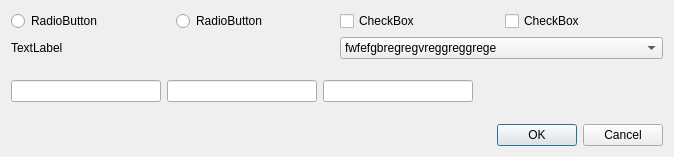
<?xml version="1.0" encoding="UTF-8"?>
<ui version="4.0">
 <class>Dialog</class>
 <widget class="QDialog" name="Dialog">
  <property name="geometry">
   <rect>
    <x>0</x>
    <y>0</y>
    <width>674</width>
    <height>157</height>
   </rect>
  </property>
  <property name="windowTitle">
   <string>Dialog</string>
  </property>
  <layout class="QVBoxLayout" name="verticalLayout">
   <item>
    <layout class="QHBoxLayout" name="horizontalLayout_3">
     <item>
      <widget class="QRadioButton" name="radioButton">
       <property name="text">
        <string>RadioButton</string>
       </property>
      </widget>
     </item>
     <item>
      <widget class="QRadioButton" name="radioButton_2">
       <property name="text">
        <string>RadioButton</string>
       </property>
      </widget>
     </item>
     <item>
      <widget class="QCheckBox" name="checkBox">
       <property name="text">
        <string>CheckBox</string>
       </property>
      </widget>
     </item>
     <item>
      <widget class="QCheckBox" name="checkBox_2">
       <property name="text">
        <string>CheckBox</string>
       </property>
      </widget>
     </item>
    </layout>
   </item>
   <item>
    <layout class="QHBoxLayout" name="horizontalLayout">
     <item>
      <widget class="QLabel" name="label">
       <property name="text">
        <string>TextLabel</string>
       </property>
      </widget>
     </item>
     <item>
      <widget class="QComboBox" name="comboBox">
       <item>
        <property name="text">
         <string>fwfefgbregregvreggreggrege</string>
        </property>
       </item>
      </widget>
     </item>
    </layout>
   </item>
   <item>
    <layout class="QHBoxLayout" name="horizontalLayout_2">
     <item>
      <widget class="QLineEdit" name="lineEdit">
       <property name="sizePolicy">
        <sizepolicy hsizetype="Fixed" vsizetype="Fixed">
         <horstretch>0</horstretch>
         <verstretch>0</verstretch>
        </sizepolicy>
       </property>
       <property name="maximumSize">
        <size>
         <width>150</width>
         <height>16777215</height>
        </size>
       </property>
      </widget>
     </item>
     <item>
      <widget class="QLineEdit" name="lineEdit_2">
       <property name="sizePolicy">
        <sizepolicy hsizetype="Fixed" vsizetype="Fixed">
         <horstretch>0</horstretch>
         <verstretch>0</verstretch>
        </sizepolicy>
       </property>
       <property name="maximumSize">
        <size>
         <width>150</width>
         <height>16777215</height>
        </size>
       </property>
      </widget>
     </item>
     <item>
      <widget class="QLineEdit" name="lineEdit_3">
       <property name="sizePolicy">
        <sizepolicy hsizetype="Fixed" vsizetype="Fixed">
         <horstretch>0</horstretch>
         <verstretch>0</verstretch>
        </sizepolicy>
       </property>
       <property name="maximumSize">
        <size>
         <width>150</width>
         <height>16777215</height>
        </size>
       </property>
      </widget>
     </item>
     <item>
      <widget class="CustomTextLabel" name="custom_label"/>
     </item>
    </layout>
   </item>
   <item>
    <widget class="QDialogButtonBox" name="buttonBox">
     <property name="orientation">
      <enum>Qt::Horizontal</enum>
     </property>
     <property name="standardButtons">
      <set>QDialogButtonBox::Cancel|QDialogButtonBox::Ok</set>
     </property>
    </widget>
   </item>
  </layout>
 </widget>
 <customwidgets>
  <customwidget>
   <class>CustomTextLabel</class>
   <extends>QLabel</extends>
   <header>customlabel.h</header>
   <container>1</container>
  </customwidget>
 </customwidgets>
 <resources/>
 <connections>
  <connection>
   <sender>buttonBox</sender>
   <signal>accepted()</signal>
   <receiver>Dialog</receiver>
   <slot>accept()</slot>
   <hints>
    <hint type="sourcelabel">
     <x>248</x>
     <y>254</y>
    </hint>
    <hint type="destinationlabel">
     <x>157</x>
     <y>274</y>
    </hint>
   </hints>
  </connection>
  <connection>
   <sender>buttonBox</sender>
   <signal>rejected()</signal>
   <receiver>Dialog</receiver>
   <slot>reject()</slot>
   <hints>
    <hint type="sourcelabel">
     <x>316</x>
     <y>260</y>
    </hint>
    <hint type="destinationlabel">
     <x>286</x>
     <y>274</y>
    </hint>
   </hints>
  </connection>
 </connections>
</ui>
